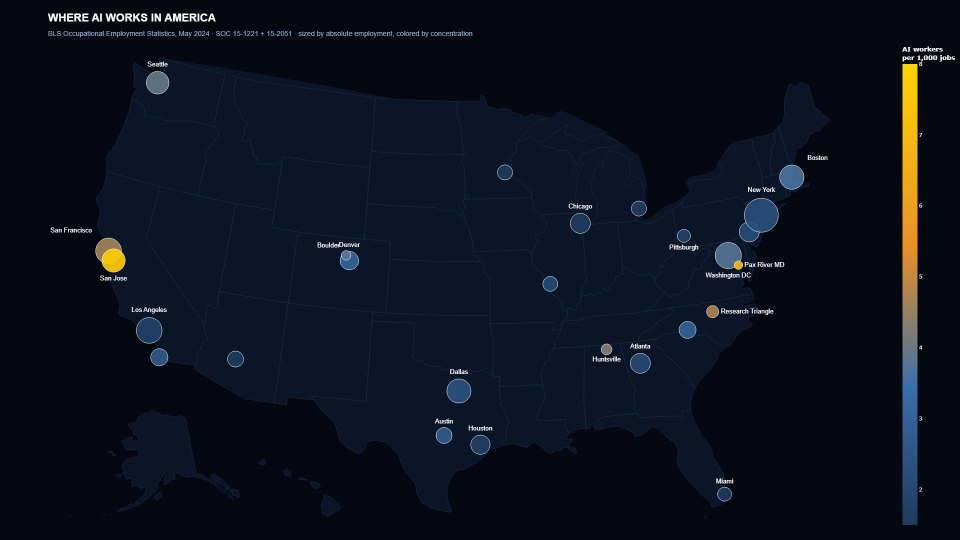
#> input picture images/Heatmap-USA-AI-Jobs.png, 1920 x 1080 px (shown at 1/2 size)
$ python compose_vertical_shorts.py
#> lines starting #> are read from the running program, lines starting #| are printed output that depends on the picture
"""
Compose 1080x1920 vertical hero frames for Instagram Reels / YouTube Shorts.

Layout (per frame):
  - Top: bold question (the slide 1 hook)
  - Middle: heatmap (scaled to fit width)
  - Bottom: closing question + source line

Outputs two PNGs to outputs/Generated Images/ for Reels-ready vertical assets.
"""
from pathlib import Path

from PIL import Image, ImageDraw, ImageFont

ROOT = Path(__file__).resolve().parent.parent
OUT_DIR = ROOT / "images"

CANVAS_W = 1080
CANVAS_H = 1920

BG = (4, 8, 16)            # near-black navy
ACCENT = (255, 212, 0)     # gold
TEXT = (255, 255, 255)
SUB = (158, 179, 214)


def find_font(size, bold=False):
    """Find a usable system font on Windows. Falls back to default."""
    candidates_bold = [
        "C:/Windows/Fonts/arialbd.ttf",
        "C:/Windows/Fonts/segoeuib.ttf",
        "C:/Windows/Fonts/calibrib.ttf",
    ]
    candidates_regular = [
        "C:/Windows/Fonts/arial.ttf",
        "C:/Windows/Fonts/segoeui.ttf",
        "C:/Windows/Fonts/calibri.ttf",
    ]
    for path in (candidates_bold if bold else candidates_regular):
        if Path(path).exists():
            return ImageFont.truetype(path, size)
    return ImageFont.load_default()


def wrap_text(draw, text, font, max_width):
    """Wrap text to fit within max_width pixels."""
    words = text.split()
    lines = []
    cur = []
    for w in words:
        test = " ".join(cur + [w])
        bbox = draw.textbbox((0, 0), test, font=font)
        if bbox[2] - bbox[0] > max_width and cur:
            lines.append(" ".join(cur))
            cur = [w]
        else:
            cur.append(w)
    if cur:
        lines.append(" ".join(cur))
    return lines


def draw_text_block(draw, text, font, x, y, color, max_width, line_spacing=1.15):
    """Draw wrapped text starting at (x, y). Returns the y after drawing."""
    lines = wrap_text(draw, text, font, max_width)
    line_h = font.size * line_spacing
    for line in lines:
        bbox = draw.textbbox((0, 0), line, font=font)
        w = bbox[2] - bbox[0]
        draw.text((x + (max_width - w) / 2, y), line, fill=color, font=font)
        y += line_h
    return int(y)


def compose(heatmap_path, title, closing_q, source, output_path):
#> called with title = 'Where are the AI jobs in the USA?', closing_q = 'Did your city make the map?'
    canvas = Image.new("RGB", (CANVAS_W, CANVAS_H), BG)
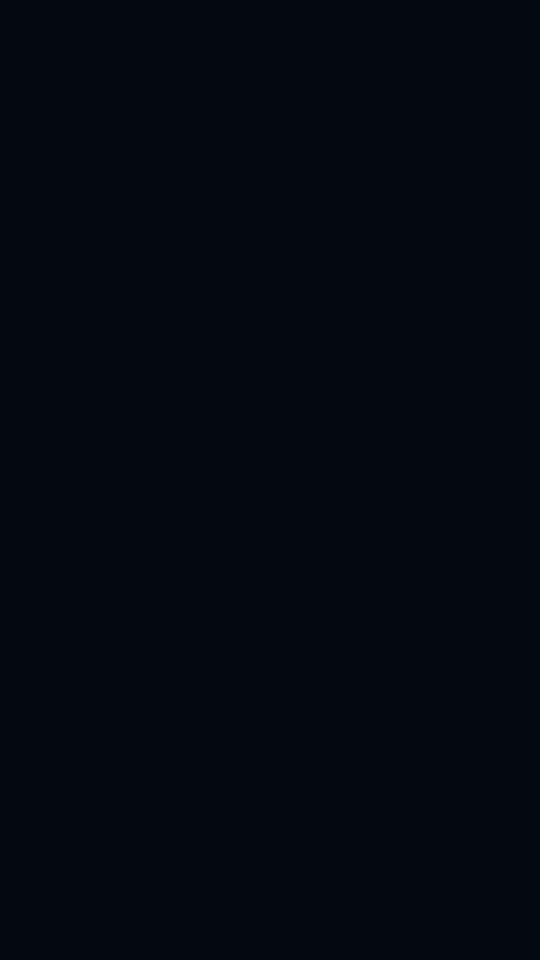
#> canvas: PIL image 1080x1920 RGB (shown at 1/2 size); mean R, G, B 4, 8, 16
    draw = ImageDraw.Draw(canvas)

    # Brand band at top
    draw.rectangle([(0, 0), (CANVAS_W, 12)], fill=ACCENT)

    # Top: brand line
    brand_font = find_font(34, bold=True)
    bbox = draw.textbbox((0, 0), "ASKING GOOD QUESTIONS", font=brand_font)
#> bbox = (0, 2, 124, 11)
    bw = bbox[2] - bbox[0]
#> bw = 124
    draw.text(((CANVAS_W - bw) / 2, 50), "ASKING GOOD QUESTIONS", fill=ACCENT, font=brand_font)

    # Title (the hook)
    title_font = find_font(72, bold=True)
    title_y = draw_text_block(draw, title, title_font, x=60, y=140, color=TEXT, max_width=CANVAS_W - 120, line_spacing=1.1)
#> title_y = 151

    # Heatmap
    hm = Image.open(heatmap_path).convert("RGB")
    hm_w, hm_h = hm.size
#> hm_w = 1920; hm_h = 1080
    target_w = CANVAS_W - 80
    scale = target_w / hm_w
#> scale = 0.521
    target_h = int(hm_h * scale)
#> target_h = 562
    hm_resized = hm.resize((target_w, target_h), Image.LANCZOS)
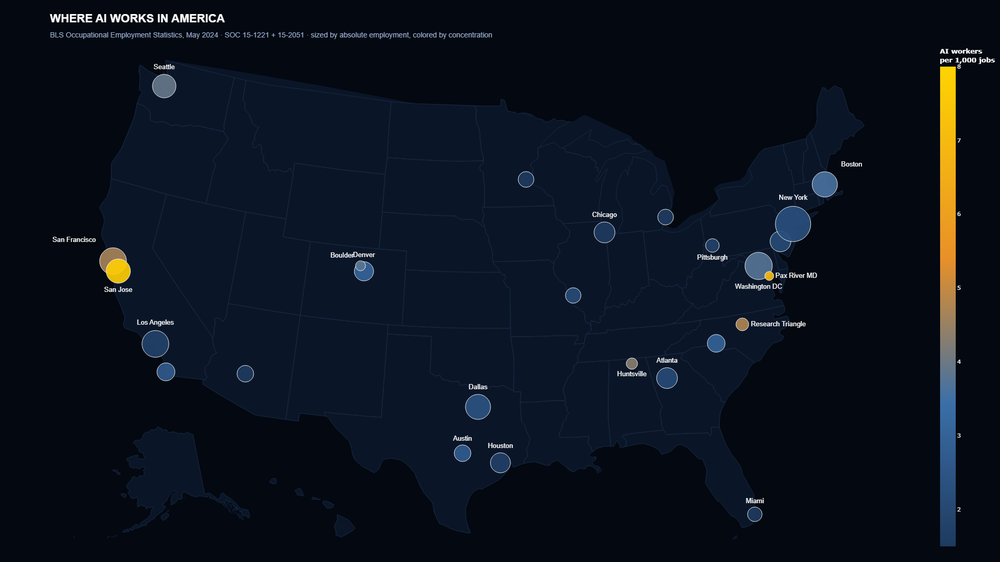
#> hm_resized: PIL image 1000x562 RGB; mean R, G, B 10.8, 17.9, 29.1
    hm_y = title_y + 40
#> hm_y = 191
    canvas.paste(hm_resized, (40, hm_y))
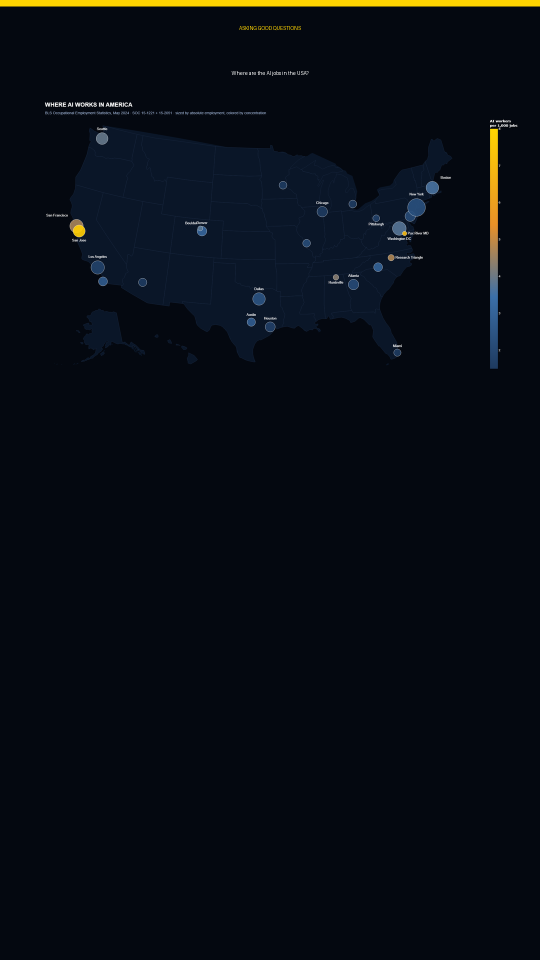
#> canvas: PIL image 1080x1920 RGB (shown at 1/2 size); mean R, G, B 7.6, 12.1, 19.5
    hm_bottom = hm_y + target_h
#> hm_bottom = 753

    # Closing question (centered, white)
    close_font = find_font(54, bold=True)
    close_y = hm_bottom + 60
#> close_y = 813
    close_y = draw_text_block(draw, closing_q, close_font, x=60, y=close_y, color=TEXT, max_width=CANVAS_W - 120, line_spacing=1.15)
#> the loop in draw_text_block (call 2), `for line in lines:` made 1 pass
#> y on pass 1: 824.5
#> close_y = 824

    # Source line
    src_font = find_font(28, bold=False)
    src_y = close_y + 30
#> src_y = 854
    bbox = draw.textbbox((0, 0), source, font=src_font)
#> bbox = (0, 1, 336, 12)
    sw = bbox[2] - bbox[0]
#> sw = 336
    draw.text(((CANVAS_W - sw) / 2, src_y), source, fill=SUB, font=src_font)

    # CTA at bottom
    cta_font = find_font(40, bold=True)
    cta = "Full breakdown in the video"
    bbox = draw.textbbox((0, 0), cta, font=cta_font)
#> bbox = (0, 2, 131, 10)
    cw = bbox[2] - bbox[0]
#> cw = 131
    cta_y = CANVAS_H - 130
    draw.text(((CANVAS_W - cw) / 2, cta_y), cta, fill=ACCENT, font=cta_font)

    # Bottom band
    draw.rectangle([(0, CANVAS_H - 12), (CANVAS_W, CANVAS_H)], fill=ACCENT)

    canvas.save(output_path, "PNG")
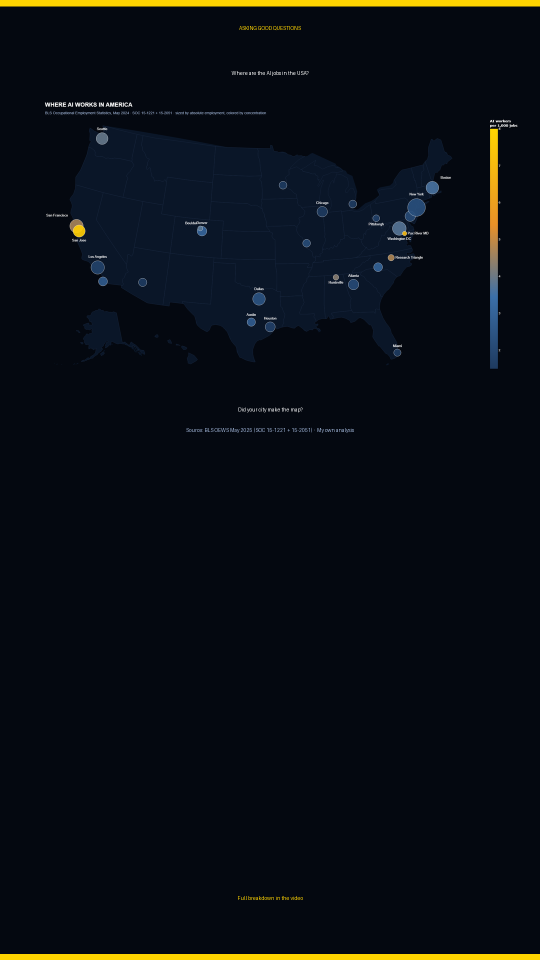
#> saved as Heatmap-USA-AI-Jobs-Vertical.png: PIL image 1080x1920 RGB (shown at 1/2 size); mean R, G, B 9.3, 13.5, 19.5
    print(f"Saved: {output_path}")


def main():
    OUT_DIR.mkdir(parents=True, exist_ok=True)

    # USA vertical
    compose(
        heatmap_path=OUT_DIR / "Heatmap-USA-AI-Jobs.png",
        title="Where are the AI jobs in the USA?",
        closing_q="Did your city make the map?",
        source="Source: BLS OEWS May 2025 (SOC 15-1221 + 15-2051)  ·  My own analysis",
        output_path=OUT_DIR / "Heatmap-USA-AI-Jobs-Vertical.png",
    )

    # World vertical
    compose(
        heatmap_path=OUT_DIR / "Heatmap-World-AI-Cities.png",
        title="What are the biggest AI cities in the world?",
        closing_q="Where would you bet a billion dollars?",
        source="Source: OpenAlex API  ·  AI papers, last 12 months  ·  My own analysis",
        output_path=OUT_DIR / "Heatmap-World-AI-Cities-Vertical.png",
    )
#> call 2 of compose, with closing_q = 'Where would you bet a billion dollars?'
#> in compose (call 2), `bbox = draw.textbbox((0, 0), "ASKING GOOD QUESTIONS", font=brand_font)`: bbox = (0, 2, 124, 11)
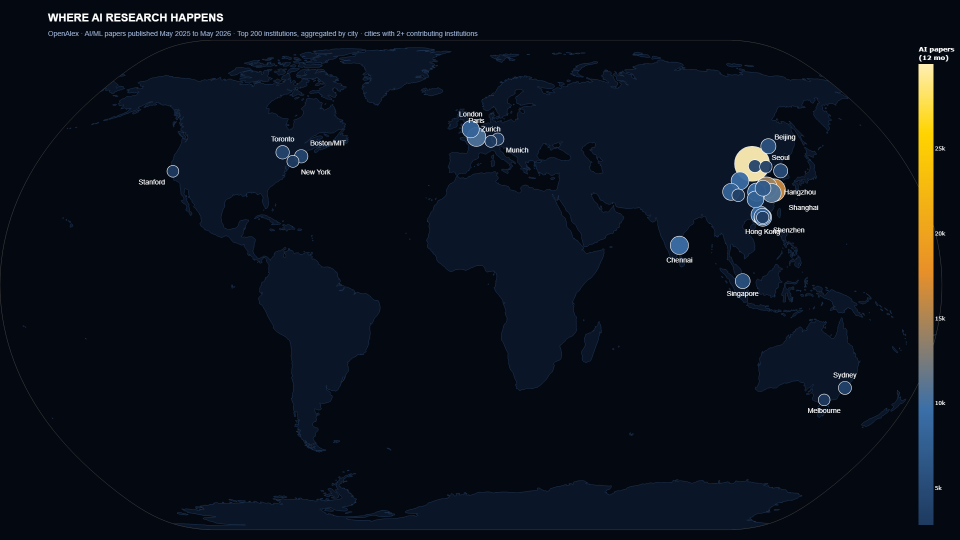
#> input picture images/Heatmap-World-AI-Cities.png, 1920 x 1080 px (shown at 1/2 size)
#> in compose (call 2), `canvas.paste(hm_resized, (40, hm_y))`:
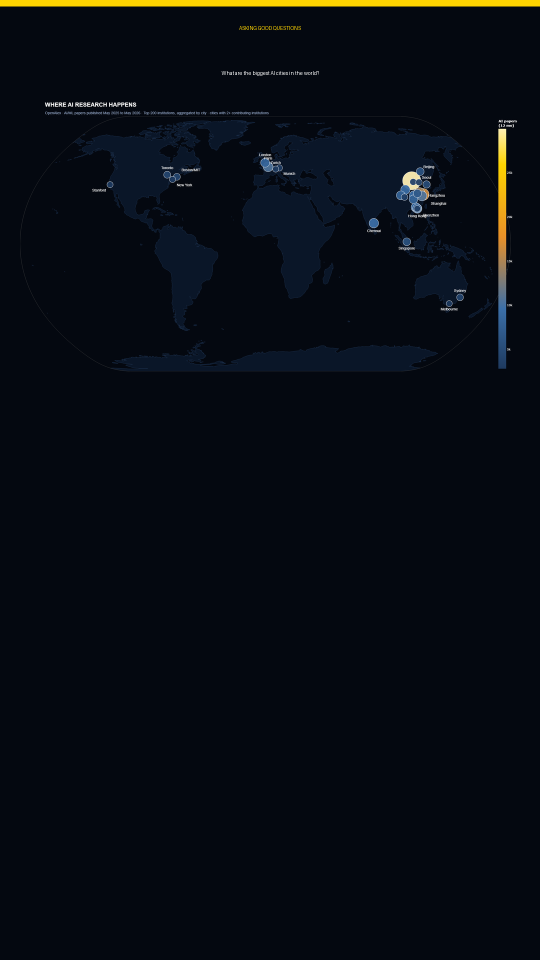
#> canvas: PIL image 1080x1920 RGB (shown at 1/2 size); mean R, G, B 7.4, 11.6, 18.5
#> in compose (call 2), `close_y = hm_bottom + 60`: close_y = 813
#> in compose (call 2), `close_y = draw_text_block(draw, closing_q, close_font, x=60, y=close_y..`: close_y = 824
#> in compose (call 2), `bbox = draw.textbbox((0, 0), source, font=src_font)`: bbox = (0, 2, 304, 12)
#> in compose (call 2), `sw = bbox[2] - bbox[0]`: sw = 304
#> in compose (call 2), `bbox = draw.textbbox((0, 0), cta, font=cta_font)`: bbox = (0, 2, 131, 10)
#> in compose (call 2), `canvas.save(output_path, "PNG")`:
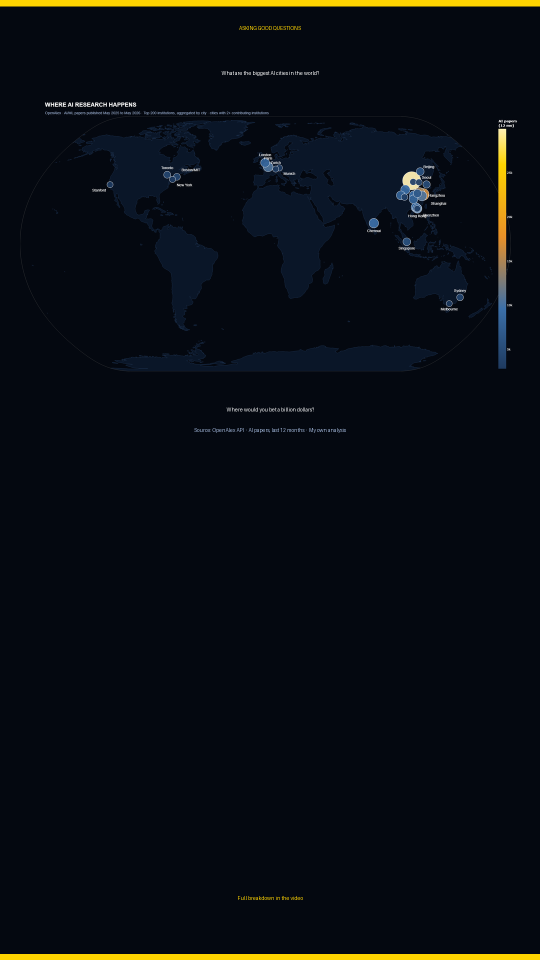
#> saved as Heatmap-World-AI-Cities-Vertical.png: PIL image 1080x1920 RGB (shown at 1/2 size); mean R, G, B 9.1, 13, 18.5


if __name__ == "__main__":
    main()
